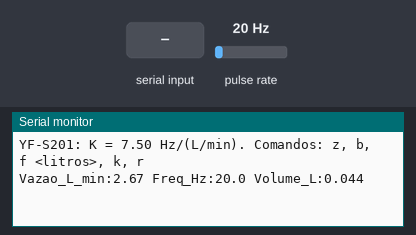
A sketch run on a simulated Arduino Uno, built with avr-gcc and run on an emulated ATmega328P. Parts: the last lines printed to the serial monitor. Wiring (inferred from the names in the program): pulse sensor: data pin 2. The inputs (shaded band) are chosen by the test bench; at power-on: pulse rate 20 Hz. EEPROM starts erased.

Above: at 1.2 s.
1.3 s: "z\n" received over Serial
At 1.7 s:
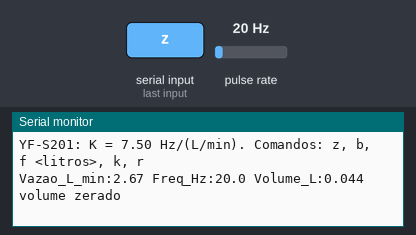
2.8 s: "b\n" received over Serial
At 3.8 s:
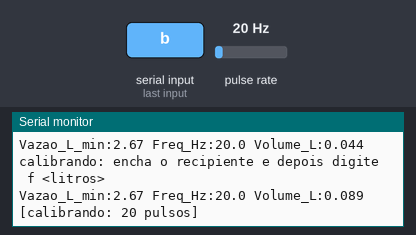
4.5 s: "k\n" received over Serial
At 4.9 s:
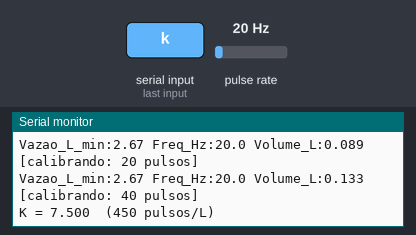
6.0 s: "r\n" received over Serial
At 6.8 s:
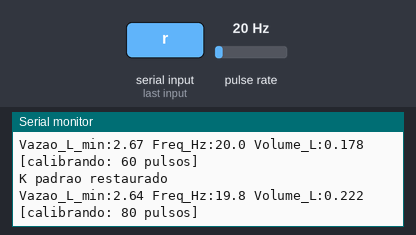
7.5 s: "f90\n" received over Serial
At 7.82 s:
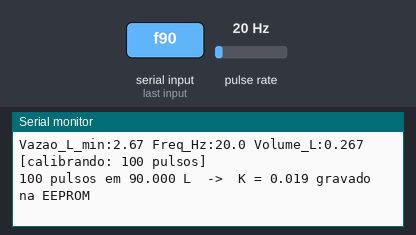
9.0 s: pulse rate (sensor on pin 2) set to 4 Hz
At 9.8 s:
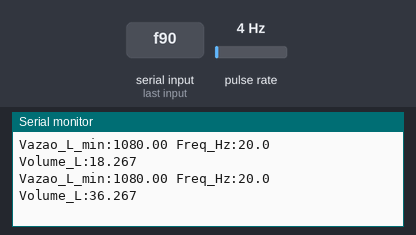
Timing chart, 0 to 11.5 s (numbered marks = the images above; inputs shaded):
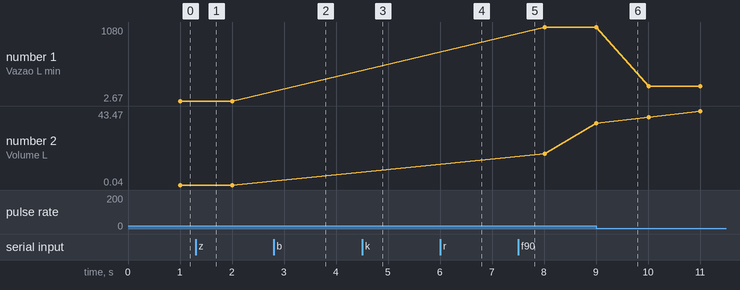

The sketch:

02_yfs201_uno.ino
```cpp
/*
  02 - Sensor de vazao YF-S201 / ZJ-S201 (efeito Hall) no Arduino Uno: litros por minuto e volume total
  Placa: Arduino Uno/Nano     Sem biblioteca: contamos pulsos com uma INTERRUPCAO

  Ligacoes (cabo de 3 fios):  vermelho -> 5V    preto -> GND    amarelo (sinal) -> pino 2 (INT0)
  A agua deve entrar pelo lado da SETA marcada no corpo do sensor. Rosca G1/2" (a de torneira de jardim).

  Fisica: dentro do tubo ha uma TURBINA com um ima. A agua gira a turbina; a cada volta o ima passa
  por um SENSOR HALL, que gera um pulso. Mais vazao -> turbina mais rapida -> mais pulsos por segundo:
     f (Hz) = K x Q (L/min)      K ~ 7,5 para o YF-S201  (450 pulsos por litro = 7,5 x 60)
  A frequencia e proporcional a vazao; o NUMERO de pulsos e proporcional ao VOLUME (cada pulso ~ 2,2 mL).
  O fabricante diz +-10 %: por isso calibramos com um balde/garrafa de volume conhecido (comandos b e f).

  Comandos no Monitor Serial (115200):
     z        zera o volume acumulado
     b        inicia a calibracao: encha um recipiente de volume conhecido...
     f 2.0    ...e termine informando o volume em litros (ex.: 2.0): o sketch calcula e grava o novo K
     k        mostra o K atual        r  volta ao K padrao (7,5)
  Saida (tambem no Plotter Serial): Vazao_L_min:3.20 Freq_Hz:24.0 Volume_L:1.234
*/
#include <EEPROM.h>

const int PINO_SENSOR = 2;                 // INT0 (no Uno so os pinos 2 e 3 tem interrupcao externa)
const float K_PADRAO = 7.5;                // Hz por (L/min); pulsos por litro = K x 60
float K = K_PADRAO;

volatile unsigned long pulsos = 0;         // "volatile": e alterada DENTRO da interrupcao
unsigned long pulsosTotal = 0, pulsosCalibracao = 0;
float volumeL = 0;
bool calibrando = false;
unsigned long ultimoCalculo = 0;

void contarPulso() { pulsos++; }           // roda a cada borda de subida do sinal, mesmo no meio do loop

void salvar()   { EEPROM.put(8, K); }                     // endereco 8: 0 e 4 sao do pH (sketch 01); o monitor 04 le daqui
void carregar() { float k; EEPROM.get(8, k); if (!isnan(k) && k > 3 && k < 15) K = k; }

void setup() {
  Serial.begin(115200);
  Serial.setTimeout(50);               // comandos chegam inteiros; sem isto readStringUntil espera 1 s
  pinMode(PINO_SENSOR, INPUT_PULLUP);      // o sensor Hall ja puxa a linha; o pull-up evita ruido com o cabo solto
  attachInterrupt(digitalPinToInterrupt(PINO_SENSOR), contarPulso, RISING);
  carregar();
  Serial.print(F("YF-S201: K = ")); Serial.print(K, 2); Serial.println(F(" Hz/(L/min). Comandos: z, b, f <litros>, k, r"));
}

void loop() {
  if (Serial.available()) {
    String cmd = Serial.readStringUntil('\n'); cmd.trim();
    if (cmd == "z") { volumeL = 0; pulsosTotal = 0; Serial.println(F("volume zerado")); }
    else if (cmd == "b") { calibrando = true; pulsosCalibracao = 0; Serial.println(F("calibrando: encha o recipiente e depois digite  f <litros>")); }
    else if (cmd.startsWith("f") && calibrando) {
      float litros = cmd.substring(1).toFloat();
      if (litros > 0 && pulsosCalibracao > 50) {
        K = (pulsosCalibracao / litros) / 60.0;       // pulsos por litro / 60 = Hz por (L/min)
        salvar(); calibrando = false;
        Serial.print(pulsosCalibracao); Serial.print(F(" pulsos em ")); Serial.print(litros, 3);
        Serial.print(F(" L  ->  K = ")); Serial.print(K, 3); Serial.println(F(" gravado na EEPROM"));
      } else Serial.println(F("informe o volume (ex.: f 2.0) com pelo menos 50 pulsos contados"));
    }
    else if (cmd == "k") { Serial.print(F("K = ")); Serial.print(K, 3); Serial.print(F("  (")); Serial.print(K * 60, 0); Serial.println(F(" pulsos/L)")); }
    else if (cmd == "r") { K = K_PADRAO; salvar(); Serial.println(F("K padrao restaurado")); }
  }

  if (millis() - ultimoCalculo < 1000) return;      // uma conta por segundo
  unsigned long agora = millis();
  float dt = (agora - ultimoCalculo) / 1000.0;
  ultimoCalculo = agora;

  noInterrupts();                                    // copia e zera o contador sem a interrupcao atrapalhar
  unsigned long n = pulsos; pulsos = 0;
  interrupts();

  float freq = n / dt;                               // Hz
  float vazao = freq / K;                            // L/min
  float litrosAgora = n / (K * 60.0);                // volume que passou neste intervalo
  volumeL += litrosAgora; pulsosTotal += n;
  if (calibrando) pulsosCalibracao += n;

  Serial.print(F("Vazao_L_min:")); Serial.print(vazao, 2);
  Serial.print(F(" Freq_Hz:")); Serial.print(freq, 1);
  Serial.print(F(" Volume_L:")); Serial.print(volumeL, 3);
  if (calibrando) { Serial.print(F("  [calibrando: ")); Serial.print(pulsosCalibracao); Serial.print(F(" pulsos]")); }
  Serial.println();
}
```

Measured:
- after the input at 1.3 s, the serial monitor: prints a new line at once (image 1)
- after the input at 2.8 s, the serial monitor: prints a new line at once (image 2)
- after the input at 4.5 s, the serial monitor: prints a new line at once (image 3)
- after the input at 6.0 s, the serial monitor: prints a new line at once (image 4)
- after the input at 7.5 s, the serial monitor: prints a new line at once (image 5)
- plotted number 1: 2.67 → 1080 after the input at 7.5 s, 1080 → 216 after the input at 9.0 s
- plotted number 2: 0.04 → 18.27 after the input at 7.5 s, 18.27 → 43.47 after the input at 9.0 s
